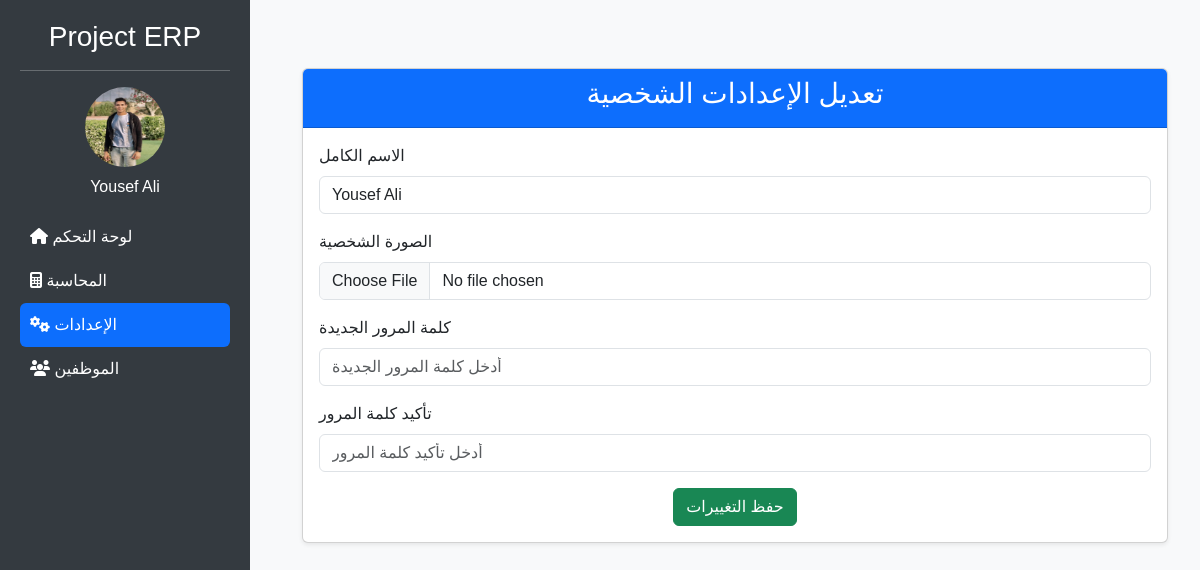
The app's page /settings/ (signed in) with its own data.
### AMOON_app/models.py (models this page shows, shortened)
class CustomUser(AbstractUser):
    id = models.AutoField(primary_key=True)
    profile_image = models.ImageField(upload_to='profile_images/', blank=True, null=True)
    hire_date = models.DateField(default=now)  # تاريخ التوظيف
    last_seen = models.DateTimeField(auto_now=True )  # يتم تحديثه تلقائيًا عند آخر نشاط
    company = models.ForeignKey(
        Company,
        on_delete=models.CASCADE,
        null=True,
        blank=True,
        related_name="users"
    )
    department = models.CharField(
        max_length=50,
        choices=DEPARTMENTS,
        default='Other',
        blank=True
    )
    job_title = models.CharField(
        max_length=50,
        choices=JOB_TITLES,
        default='Other',
        blank=True
    )
    groups = models.ManyToManyField(Group, related_name="customuser_set", blank=True)
    user_permissions = models.ManyToManyField(Permission, related_name="customuser_permissions_set", blank=True)
    USER_TYPE_CHOICES = (
        ('company', 'Company'),
        ('employee', 'Employee'),
    )
    user_type = models.CharField(max_length=10, choices=USER_TYPE_CHOICES, default='employee')
    position = models.CharField(max_length=100, blank=True)
    created_at = models.DateTimeField(auto_now_add=True)
    updated_at = models.DateTimeField(auto_now=True)

### AMOON_app/views.py (the view, shortened to what this page needs)
# urls.py: path('settings/', views.settings_view, name='settings'),
def settings_view(request):
    user = request.user
    return render(request, 'settings.html', {'user': user})

### AMOON_app/templates/settings.html (shortened to what this page needs)
{% load static %}
<!DOCTYPE html>
<html lang="ar">
<head>
    <link href="https://cdn.jsdelivr.net/npm/bootstrap@5.3.0/dist/css/bootstrap.min.css" rel="stylesheet">
    <link href="https://cdnjs.cloudflare.com/ajax/libs/font-awesome/6.4.2/css/all.min.css" rel="stylesheet">
</head>
<body>
    <div class="d-flex">
        <div class="sidebar">
            <h3 class="text-center">Project ERP</h3>
            <hr>
            <div class="text-center mb-3">
                <img src="{% if user.profile_image %}{{ user.profile_image.url }}{% else %}{% static 'images/default_user.png' %}{% endif %}" class="rounded-circle" width="80" height="80">
                <p class="mt-2">{{ user.get_full_name }}</p>
            </div>
            <a href="{% url 'home' %}"><i class="fas fa-home"></i> لوحة التحكم</a>
            <a href="{% url 'accounting_dashboard' %}"><i class="fas fa-calculator"></i> المحاسبة</a>
            <a href="{% url 'settings' %}" class="bg-primary rounded"><i class="fas fa-cogs"></i> الإعدادات</a>
            <a href="#"><i class="fas fa-users"></i> الموظفين</a>
        </div>
        <div class="content w-100">
            <div class="container mt-5">
                <div class="card shadow-sm">
                    <div class="card-header bg-primary text-white text-center">
                        <h3>تعديل الإعدادات الشخصية</h3>
                    </div>
                    <div class="card-body">
                        <form method="POST" action="{% url 'settings' %}" enctype="multipart/form-data">
                            <div class="mb-3">
                                <label for="full_name" class="form-label">الاسم الكامل</label>
                                <input type="text" class="form-control" id="full_name" name="full_name" value="{{ user.get_full_name }}" placeholder="أدخل اسمك الكامل">
                            </div>
                            <div class="mb-3">
                                <label for="profile_image" class="form-label">الصورة الشخصية</label>
                                <input type="file" class="form-control" id="profile_image" name="profile_image">
                            </div>
                            <div class="mb-3">
                                <label for="password" class="form-label">كلمة المرور الجديدة</label>
                                <input type="password" class="form-control" id="password" name="password" placeholder="أدخل كلمة المرور الجديدة">
                            </div>
                            <div class="mb-3">
                                <label for="confirm_password" class="form-label">تأكيد كلمة المرور</label>
                                <input type="password" class="form-control" id="confirm_password" name="confirm_password" placeholder="أدخل تأكيد كلمة المرور">
                            </div>
                            <div class="text-center">
                                <button type="submit" class="btn btn-success">حفظ التغييرات</button>
                            </div>
                        </form>
                    </div>
                </div>
            </div>
        </div>
    </div>
</body>
</html>

### AMOON_app/templates/settings.html (style rules this page uses)
body { background-color: #f8f9fa; font-family: 'Tajawal', sans-serif; }
.sidebar { width: 250px; height: 100vh; background-color: #343a40; color: white; position: fixed; padding: 20px; }
.sidebar a { color: white; text-decoration: none; display: block; padding: 10px; transition: 0.3s; }
.content { margin-left: 270px; padding: 20px; }

### records on screen
CustomUser: profile_image (picture), get_full_name "Yousef Ali", full_name "Yousef Ali"
